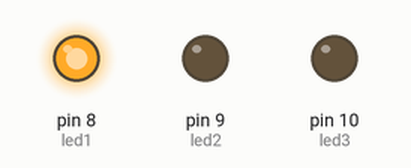
Simulated run of this sketch. Board: Arduino Uno, built with avr-gcc and run on an emulated ATmega328P. On the bench: output pins drawn as LEDs (lit = HIGH).

Above: at 0.2 s.
At 0.7 s:
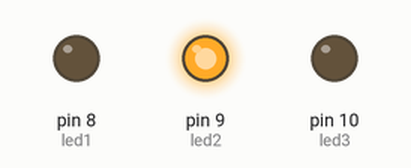
At 2.7 s:
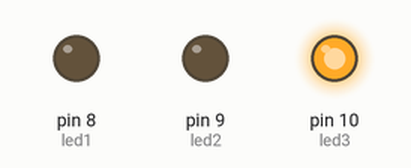
Timing chart, 0 to 3.5 s (numbered marks = the images above):
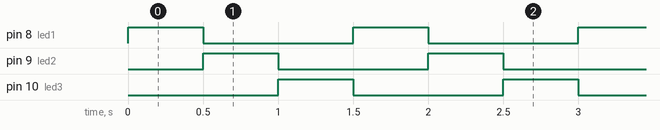

The sketch:

3._On-Off_Lampu_Variasi__Minimal_3_Lampu_.ino
```cpp
//SESUAIKAN DENGAN RANGKAIAN KALIAN, BISA LEBIH DARI 3 LED, SESUAI SELERA!
const int led1 = 8, led2 = 9, led3 = 10;

void setup() {
  pinMode(led1, OUTPUT);
  pinMode(led2, OUTPUT);
  pinMode(led3, OUTPUT);
}

void loop() {
  // Nyala bergantian (Running LED)
  digitalWrite(led1, HIGH);
  delay(500);
  digitalWrite(led1, LOW);

  digitalWrite(led2, HIGH);
  delay(500);
  digitalWrite(led2, LOW);

  digitalWrite(led3, HIGH);
  delay(500);
  digitalWrite(led3, LOW);
}
```

Measured:
- by itself, pin 8 (led1), pin 9 (led2), pin 10 (led3): alternates HIGH for 0.50 s and LOW for 1.0 s
- by itself, everything shown: repeats every 1.5 s, in 4 steps
